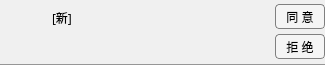
<?xml version="1.0" encoding="UTF-8"?>
<ui version="4.0">
 <class>ItemFriendApply</class>
 <widget class="QWidget" name="ItemFriendApply">
  <property name="geometry">
   <rect>
    <x>0</x>
    <y>0</y>
    <width>325</width>
    <height>65</height>
   </rect>
  </property>
  <property name="minimumSize">
   <size>
    <width>325</width>
    <height>65</height>
   </size>
  </property>
  <property name="maximumSize">
   <size>
    <width>325</width>
    <height>65</height>
   </size>
  </property>
  <property name="windowTitle">
   <string>Form</string>
  </property>
  <property name="styleSheet">
   <string notr="true">/**************普通按钮样式*********************/
#btn_agree,
#btn_refuse{
    background-color:rgb(245, 245, 245);
    border-radius:4px;
    border:1px solid gray;
}
#btn_agree:hover,
#btn_refuse:hover{
    background-color:rgb(238,238,238);
}
#btn_agree:pressed,
#btn_refuse:pressed{
    background-color:rgb(229, 229, 229);
}</string>
  </property>
  <layout class="QGridLayout" name="gridLayout_3">
   <property name="leftMargin">
    <number>0</number>
   </property>
   <property name="topMargin">
    <number>0</number>
   </property>
   <property name="rightMargin">
    <number>0</number>
   </property>
   <property name="bottomMargin">
    <number>2</number>
   </property>
   <property name="spacing">
    <number>0</number>
   </property>
   <item row="0" column="0">
    <widget class="QWidget" name="widget_background" native="true">
     <property name="minimumSize">
      <size>
       <width>0</width>
       <height>65</height>
      </size>
     </property>
     <property name="maximumSize">
      <size>
       <width>16777215</width>
       <height>65</height>
      </size>
     </property>
     <property name="styleSheet">
      <string notr="true">#widget_background{
	background-color: rgb(150, 150, 150);
}</string>
     </property>
     <layout class="QGridLayout" name="gridLayout_4">
      <property name="leftMargin">
       <number>0</number>
      </property>
      <property name="topMargin">
       <number>0</number>
      </property>
      <property name="rightMargin">
       <number>0</number>
      </property>
      <property name="bottomMargin">
       <number>1</number>
      </property>
      <property name="spacing">
       <number>0</number>
      </property>
      <item row="1" column="1">
       <widget class="QWidget" name="widget_suBackground" native="true">
        <property name="styleSheet">
         <string notr="true">#widget_suBackground{
	background-color: rgb(240, 240, 240);
}</string>
        </property>
        <layout class="QGridLayout" name="gridLayout_7">
         <property name="leftMargin">
          <number>0</number>
         </property>
         <property name="topMargin">
          <number>0</number>
         </property>
         <property name="rightMargin">
          <number>0</number>
         </property>
         <property name="bottomMargin">
          <number>0</number>
         </property>
         <property name="spacing">
          <number>0</number>
         </property>
         <item row="0" column="0">
          <widget class="QLabel" name="lab_picture">
           <property name="minimumSize">
            <size>
             <width>50</width>
             <height>50</height>
            </size>
           </property>
           <property name="maximumSize">
            <size>
             <width>50</width>
             <height>50</height>
            </size>
           </property>
           <property name="frameShadow">
            <enum>QFrame::Plain</enum>
           </property>
           <property name="text">
            <string/>
           </property>
           <property name="scaledContents">
            <bool>true</bool>
           </property>
          </widget>
         </item>
         <item row="0" column="1">
          <layout class="QGridLayout" name="gridLayout">
           <property name="leftMargin">
            <number>2</number>
           </property>
           <property name="rightMargin">
            <number>2</number>
           </property>
           <property name="spacing">
            <number>0</number>
           </property>
           <item row="0" column="0">
            <layout class="QHBoxLayout" name="horizontalLayout_2">
             <property name="spacing">
              <number>0</number>
             </property>
             <item>
              <widget class="QLabel" name="lab_newFriend">
               <property name="minimumSize">
                <size>
                 <width>30</width>
                 <height>25</height>
                </size>
               </property>
               <property name="maximumSize">
                <size>
                 <width>30</width>
                 <height>25</height>
                </size>
               </property>
               <property name="font">
                <font>
                 <family>微软雅黑</family>
                </font>
               </property>
               <property name="text">
                <string>[新]</string>
               </property>
              </widget>
             </item>
             <item>
              <widget class="QLabel" name="lab_nickname">
               <property name="minimumSize">
                <size>
                 <width>0</width>
                 <height>25</height>
                </size>
               </property>
               <property name="maximumSize">
                <size>
                 <width>16777215</width>
                 <height>25</height>
                </size>
               </property>
               <property name="font">
                <font>
                 <family>微软雅黑</family>
                 <pointsize>9</pointsize>
                 <bold>true</bold>
                </font>
               </property>
               <property name="toolTip">
                <string/>
               </property>
               <property name="text">
                <string/>
               </property>
              </widget>
             </item>
            </layout>
           </item>
           <item row="1" column="0">
            <layout class="QHBoxLayout" name="horizontalLayout">
             <property name="spacing">
              <number>2</number>
             </property>
             <property name="rightMargin">
              <number>0</number>
             </property>
             <item>
              <widget class="QLabel" name="lab_id">
               <property name="minimumSize">
                <size>
                 <width>95</width>
                 <height>25</height>
                </size>
               </property>
               <property name="maximumSize">
                <size>
                 <width>95</width>
                 <height>25</height>
                </size>
               </property>
               <property name="font">
                <font>
                 <family>微软雅黑</family>
                </font>
               </property>
               <property name="text">
                <string/>
               </property>
              </widget>
             </item>
             <item>
              <widget class="QLabel" name="lab_ps">
               <property name="minimumSize">
                <size>
                 <width>0</width>
                 <height>25</height>
                </size>
               </property>
               <property name="maximumSize">
                <size>
                 <width>16777215</width>
                 <height>25</height>
                </size>
               </property>
               <property name="font">
                <font>
                 <family>微软雅黑</family>
                </font>
               </property>
               <property name="toolTip">
                <string/>
               </property>
               <property name="text">
                <string/>
               </property>
               <property name="scaledContents">
                <bool>false</bool>
               </property>
              </widget>
             </item>
            </layout>
           </item>
          </layout>
         </item>
         <item row="0" column="2">
          <widget class="QWidget" name="widget_2" native="true">
           <property name="minimumSize">
            <size>
             <width>50</width>
             <height>50</height>
            </size>
           </property>
           <property name="maximumSize">
            <size>
             <width>50</width>
             <height>16777215</height>
            </size>
           </property>
           <layout class="QGridLayout" name="gridLayout_5">
            <property name="leftMargin">
             <number>0</number>
            </property>
            <property name="topMargin">
             <number>0</number>
            </property>
            <property name="rightMargin">
             <number>0</number>
            </property>
            <property name="bottomMargin">
             <number>0</number>
            </property>
            <property name="horizontalSpacing">
             <number>0</number>
            </property>
            <property name="verticalSpacing">
             <number>5</number>
            </property>
            <item row="0" column="0">
             <widget class="QPushButton" name="btn_agree">
              <property name="minimumSize">
               <size>
                <width>50</width>
                <height>25</height>
               </size>
              </property>
              <property name="maximumSize">
               <size>
                <width>50</width>
                <height>25</height>
               </size>
              </property>
              <property name="font">
               <font>
                <family>微软雅黑</family>
               </font>
              </property>
              <property name="text">
               <string>同 意</string>
              </property>
             </widget>
            </item>
            <item row="1" column="0">
             <widget class="QPushButton" name="btn_refuse">
              <property name="minimumSize">
               <size>
                <width>50</width>
                <height>25</height>
               </size>
              </property>
              <property name="maximumSize">
               <size>
                <width>50</width>
                <height>25</height>
               </size>
              </property>
              <property name="font">
               <font>
                <family>微软雅黑</family>
               </font>
              </property>
              <property name="text">
               <string>拒 绝</string>
              </property>
             </widget>
            </item>
           </layout>
          </widget>
         </item>
        </layout>
       </widget>
      </item>
     </layout>
    </widget>
   </item>
  </layout>
 </widget>
 <resources/>
 <connections/>
</ui>
